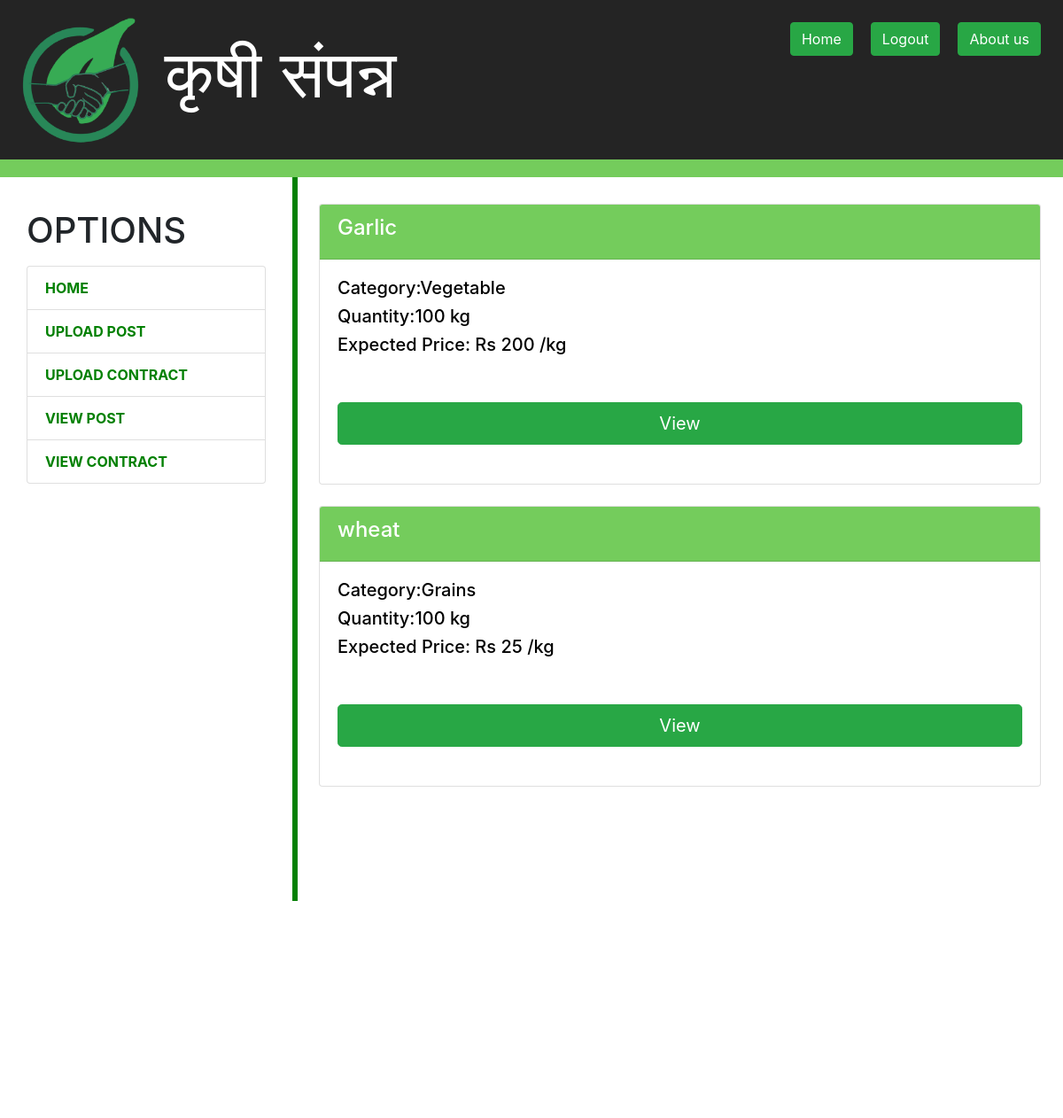
The app's page /fpost.php with its own data.
### tables this page shows
CREATE TABLE `bpost` (
  `pid` int(10) NOT NULL,
  `bid` int(10) NOT NULL,
  `pname` text NOT NULL,
  `pquant` int(100) NOT NULL,
  `pcat` text NOT NULL,
  `price` int(100) NOT NULL
);

### fpost.php (the view, shortened to what this page needs)
<!DOCTYPE html>
<html lang="en">
<head>
  <link href="style/bootstrap/css/bootstrap.min.css" rel="stylesheet">
  <link rel="stylesheet" href="https://cdn.jsdelivr.net/npm/bootstrap@4.5.3/dist/css/bootstrap.min.css">
</head>
<body>
 <div> <header style="background-color: #242424; ">
        <img src="img/KSlogo.png" alt="Logo" style="width:150px;" >
      कृषी संपन्न
		 <a href="aboutus.php"class="btn btn-success float-right"align="right" style="margin:10px;">About us</a>
	   <a href="blog_out.php" class="btn btn-success float-right"align="right" style="margin:10px;" >Logout</a>
     <a href="home.php" class="btn btn-success float-right" align="right" style="margin:10px;" >Home</a>
	  </header>
	  <header style="background-color: #74cc5c; padding: 10px; "></header>
  </div>
  <div class="cont">
    <div class="row">
      <div class="col-lg-3" style="padding-top:20px;">
        <h1 class="my-3">OPTIONS</h1>
        <div class="list-group">
          <a href="home.php" class="list-group-item" style= "color:green; font-weight:bold;">HOME</a>
          <a href="upload_product.php" class="list-group-item" style= "color:green; font-weight:bold;">UPLOAD POST</a>
		  <a href="contract.php" class="list-group-item" style= "color:green; font-weight:bold;">UPLOAD CONTRACT</a>
          <a href="fpost.php" class="list-group-item" style= "color:green; font-weight:bold;">VIEW POST</a>
          <a href="viewcon.php" class="list-group-item" style= "color:green; font-weight:bold;">VIEW CONTRACT</a>
        </div>
      </div>
	  <div class="col-1" style="width:10px;" >
          </div>
      <div class="col-lg-8" style="padding-left:0px; margin-left:-40px;padding-top:30px;">
      <div class="row">
  <?PHP
include('./conn.php');
$query = " SELECT * FROM bpost order by pid DESC ";
$queryfire = mysqli_query($conn, $query);
$num = mysqli_num_rows($queryfire);
if($num > 0){
while($product = mysqli_fetch_array($queryfire)){
  ?>
  <div class="card text-white  mb-4 w-100 " style="max-width: 100%;">
<div class="card-header" style="background-color:#74cc5c;"><h4>
<?php echo
  $product['pname'];  ?>
</h4></div>
<div class="card-body" style=" color:black;">
<div style= "color:; font-weight:; font-size:30px;">
<div class="card-text">
<h5><span>  Category:<?php echo $product['pcat'];  ?> </span> </h5>
<h5><span> Quantity:<?php echo $product['pquant'];  ?> kg </span> </h5>
<h5><span> Expected Price: Rs <?php echo $product['price'];  ?> /kg </span> </h5>
<br>
<a href="" class="btn btn-lg btn-success btn-block" data-toggle="collapse" data-target="#demo" >View</a>
</div>
</div>
</div>
<br>
</div>
<?php
}
}
?>
        </div>
      </div>
    </div>
  </div>
  <footer class="py-5 bg-dark">
  </footer>
</body>
</html>

### fpost.php (style rules this page uses)
header { padding: 15px; font-size: 75px; color: white; lenght:100%; }
.cont { padding-left:30px; margin:0; }

### records on screen
bpost: pname "Garlic", pcat "Vegetable", pquant "100", price "200"
bpost: pname "wheat", pcat "Grains", pquant "100", price "25"
